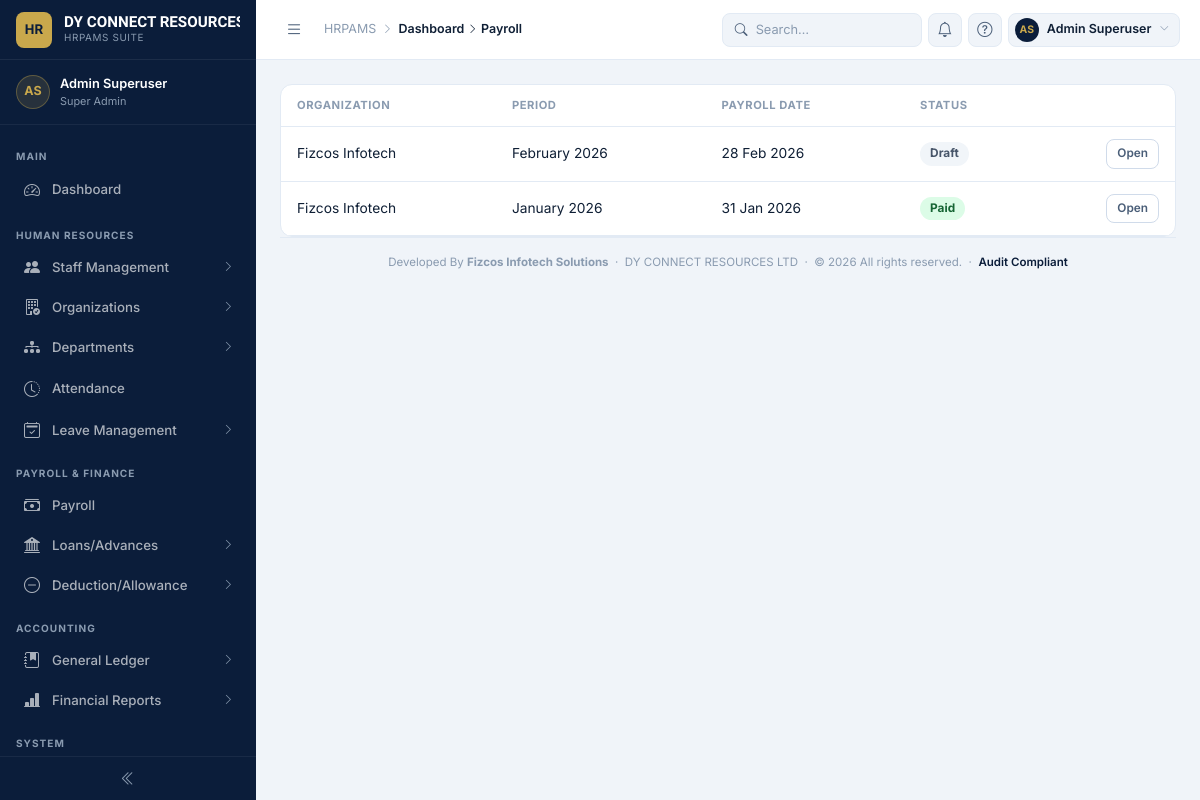
The page /payroll/periods/ (signed in) on the database its author committed.
### dashboard/models.py (models this page shows, shortened)
class CorporateIdentity(models.Model):
    name = models.CharField(
        max_length=100,
        help_text="Official company / subsidiary name printed on documents.",
    )
    identity_label = models.CharField(
        max_length=60,
        blank=True,
        help_text=(
            "Short internal label to distinguish identities. "
            "e.g. 'Head Office', 'Lagos Branch', 'Abuja Subsidiary'."
        ),
    )
    is_default = models.BooleanField(
        default=False,
        help_text=(
            "The default identity is used when no branch-specific "
            "identity is mapped. Exactly one record should be default."
        ),
    )
    address = models.CharField(
        max_length=200,
        help_text="Street address line 1 (printed on documents).",
    )
    address_line_2 = models.CharField(
        max_length=200,
        blank=True,
        help_text="City, State, Country — printed below address line 1.",
    )
    phone = models.CharField(
        max_length=20,
        help_text="Primary phone number.",
    )
    phone_2 = models.CharField(
        max_length=20,
        blank=True,
        help_text="Secondary / WhatsApp number (optional).",
    )
    email = models.EmailField(
        blank=True,
        help_text="Official email address printed on documents.",
    )
    website = models.URLField(
        blank=True,
        help_text="Company website URL (optional).",
    )
    rc_number = models.CharField(
        max_length=30,
        blank=True,
        verbose_name="RC / TIN Number",
        help_text="CAC Registration or Tax Identification Number (optional).",
    )
    logo = models.ImageField(
        upload_to="corporate/logos/",
        blank=True,
        null=True,
        help_text=(
            "Company logo. Recommended: transparent PNG, max 300×300 px. "
            "Displayed on ID cards, payslips, and letterheads."
        ),
    )
    signature = models.ImageField(
        upload_to="corporate/signatures/",
        blank=True,
        null=True,
        help_text=(
            "Authorised signatory image. Recommended: transparent PNG. "
            "Printed at the bottom of payslips and official letters."
        ),
    )
    signatory_name = models.CharField(
        max_length=150,
        blank=True,
        help_text="Full name of the person whose signature appears on documents.",
    )
    signatory_title = models.CharField(
        max_length=100,
        blank=True,
        help_text="Title of the signatory, e.g. 'Managing Director'.",
    )
    primary_colour = models.CharField(
        max_length=7,
        default="#0B1D3A",
        help_text="Primary brand colour (hex, e.g. #0B1D3A). Used on ID cards.",
    )
    accent_colour = models.CharField(
        max_length=7,
        default="#C9A84C",
        help_text="Accent / secondary colour (hex, e.g. #C9A84C).",
    )
    slug = models.SlugField(
        max_length=110,
        unique=True,
        blank=True,
    )
    created_at = models.DateTimeField(auto_now_add=True)
    updated_at = models.DateTimeField(auto_now=True)
    class Meta:
        verbose_name = "Corporate Identity"
        verbose_name_plural = "Corporate Identities"
        ordering = ["-is_default", "name"]
    @classmethod
    def get_default(cls) -> "CorporateIdentity | None":
        return (
            cls.objects.filter(is_default=True).first()
            or cls.objects.first()
        )

### payroll/models/payroll_period.py (models this page shows, shortened)
class PayrollPeriod(models.Model):
    uuid = models.UUIDField(
        default=uuid.uuid4,
        editable=False,
        unique=True,
    )
    company = models.ForeignKey(
        Company,
        on_delete=models.PROTECT,
        related_name="payroll_periods",
        help_text="Payroll batch for this company.",
    )
    month = models.PositiveSmallIntegerField(
        choices=PayrollMonth.choices,
    )
    year = models.PositiveIntegerField()
    status = models.CharField(
        max_length=20,
        choices=PayrollStatus.choices,
        default=PayrollStatus.DRAFT,
    )
    payroll_date = models.DateField(
        help_text="Official payroll date."
    )
    opened_at = models.DateTimeField(
        auto_now_add=True,
    )
    approved_at = models.DateTimeField(
        blank=True,
        null=True,
    )
    paid_at = models.DateTimeField(
        blank=True,
        null=True,
    )
    locked_at = models.DateTimeField(
        blank=True,
        null=True,
    )
    generated_by = models.ForeignKey(
        User,
        on_delete=models.SET_NULL,
        null=True,
        blank=True,
        related_name="generated_payroll_periods",
    )
    approved_by = models.ForeignKey(
        User,
        on_delete=models.SET_NULL,
        null=True,
        blank=True,
        related_name="approved_payroll_periods",
    )
    locked_by = models.ForeignKey(
        User,
        on_delete=models.SET_NULL,
        null=True,
        blank=True,
        related_name="locked_payroll_periods",
    )
    remarks = models.TextField(
        blank=True,
    )
    created_at = models.DateTimeField(
        auto_now_add=True,
    )
    updated_at = models.DateTimeField(
        auto_now=True,
    )
    is_active = models.BooleanField(
        default=True,
    )
    class Meta:
        ordering = (
            "-year",
            "-month",
        )
        verbose_name = "Payroll Period"
        verbose_name_plural = "Payroll Periods"
        constraints = [
            models.UniqueConstraint(
                fields=[
                    "company",
                    "month",
                    "year",
                ],
                name="unique_company_payroll_period",
            )
        ]
        indexes = [
            models.Index(fields=["company"]),
            models.Index(fields=["month"]),
            models.Index(fields=["year"]),
            models.Index(fields=["status"]),
        ]
    @property
    def period_name(self):
        return f"{self.get_month_display()} {self.year}"

### organization/models.py (models this page shows, shortened)
class Company(AuditableModel):
    name = models.CharField(max_length=100, unique=True)
    code = models.CharField(
        max_length=20,
        unique=True,
        db_index=True,
        blank=True,
        help_text="Automatically generated if left blank (e.g. ORG0001).",
    )
    industry = models.CharField(max_length=100, blank=True)
    description = models.TextField(max_length=200, blank=True)
    address = models.CharField(
        max_length=255,
        blank=True,
        help_text="Physical address — shown as a staff member's deployment location.",
    )
    contact_person = models.CharField(max_length=150, blank=True)
    phone = models.CharField(max_length=20, blank=True)
    email = models.EmailField(blank=True)
    contract_start_date = models.DateField(null=True, blank=True)
    contract_end_date = models.DateField(null=True, blank=True)
    status = models.CharField(
        max_length=20,
        choices=OrganizationStatus.choices,
        default=OrganizationStatus.ACTIVE,
    )
    logo = models.ImageField(
        upload_to=company_logo_upload_path,
        blank=True,
        null=True,
        validators=[
            FileExtensionValidator(IMAGE_EXTENSIONS),
            validate_file_size,
        ],
        help_text="Displayed on printable reports and client-facing pages.",
    )
    notes = models.TextField(blank=True)
    slug = models.SlugField(null=True, blank=True, help_text="Do not enter anything here")
    class Meta:
        verbose_name = "Organization"
        verbose_name_plural = "Organizations"

### payroll/views.py (the view)
# urls.py: path("periods/", views.PayrollPeriodListView.as_view(), name="period-list"),
class PayrollPeriodListView(LoginRequiredMixin, PermissionRequiredMixin, ListView):
    model = PayrollPeriod
    template_name = "payroll/payroll_period_list.html"
    context_object_name = "periods"
    paginate_by = 20
    permission_required = "payroll.view_payrollperiod"
    def get_queryset(self):
        return PayrollPeriod.objects.select_related("company").order_by("-year", "-month")

### dashboard/context_processors.py (called while the page is built)
def corporate_identity(request):
    try:
        identity = CorporateIdentity.get_default()
    except Exception as exc:
        logger.warning(
            "Unable to load Corporate Identity: %s",
            exc,
        )
        identity = None
    return {
        "corporate_info": identity,
    }

### payroll/templates/payroll/payroll_period_list.html (shortened to what this page needs)
{% extends "dashboard/base.html" %}
{% load static %}
{% block breadcrumb %}
  <a href="{% url 'dashboard:app-home' %}" style="color:inherit">Dashboard</a>
  <i class="bi bi-chevron-right"></i>
  <span class="bc-current">Payroll</span>
{% endblock %}
{% block content %}
<div class="card">
  <div class="table-responsive">
    <table class="pp-table">
      <thead>
        <tr>
          <th>Organization</th><th>Period</th><th>Payroll Date</th><th>Status</th><th></th>
        </tr>
      </thead>
      <tbody>
        {% for period in periods %}
        <tr>
          <td>{{ period.company.name }}</td>
          <td>{{ period.period_name }}</td>
          <td>{{ period.payroll_date|date:"d M Y" }}</td>
          <td><span class="status-pill status-{{ period.status|cut:' ' }}">{{ period.status }}</span></td>
          <td style="text-align:right">
            <a href="{% url 'payroll:period-detail' period.pk %}" class="btn btn-outline btn-sm">Open</a>
          </td>
        </tr>
        {% empty %}
        <tr><td colspan="5" style="text-align:center;padding:32px;color:var(--text-muted)">No payroll periods yet.</td></tr>
        {% endfor %}
      </tbody>
    </table>
  </div>
</div>
{% endblock %}

### dashboard/templates/dashboard/base.html (shortened to what this page needs)
{% load static %}
<!DOCTYPE html>
<html lang="en">
<head>
  <link href="https://cdn.jsdelivr.net/npm/bootstrap-icons@1.11.3/font/bootstrap-icons.css" rel="stylesheet" />
  <link rel="stylesheet" href="{% static 'dashboard/css/hrpams.css' %}" />
</head>
<body>
<div class="app-shell">
  <aside class="sidebar" id="sidebar">
    <div class="sb-brand">
      <div class="sb-brand-icon">HR</div>
      <div class="sb-brand-text">
        <div class="name"> {{ corporate_info.name }}</div>
        <div class="sub">HRPAMS Suite </div>
      </div>
    </div>
    <div class="sb-user">
      <div class="sb-avatar">
        {{ request.user.first_name|first|upper }}{{ request.user.last_name|first|upper }}
      </div>
      <div class="sb-user-info">
        <div class="uname">{{ request.user.get_full_name|default:request.user.username }}</div>
        <div class="urole">
          {% if request.user.is_superuser %}Super Admin
          {% elif request.user.is_staff %}Staff
          {% else %}User{% endif %}
        </div>
      </div>
    </div>
    <nav class="sb-nav">
      <div class="sb-group">Main</div>
      <a href="{% url 'dashboard:app-home' %}" class="sb-item {% block nav_dashboard %}{% endblock %}">
        <i class="bi bi-speedometer2 sb-icon"></i>
        <span class="sb-label">Dashboard</span>
      </a>
      <div class="sb-group">Human Resources</div>
      <button class="sb-item {% block nav_staff_open %}{% endblock %}" onclick="toggleSub(this,'sub-staff')">
        <i class="bi bi-people-fill sb-icon"></i>
        <span class="sb-label">Staff Management</span>
        <i class="bi bi-chevron-right sb-arrow"></i>
      </button>
      <button class="sb-item {% block nav_org_open %}{% endblock %}" onclick="toggleSub(this,'sub-org')">
        <i class="bi bi-building-check sb-icon"></i>
        <span class="sb-label">Organizations</span>
        <i class="bi bi-chevron-right sb-arrow"></i>
      </button>
      <button class="sb-item {% block nav_dept_open %}{% endblock %}" onclick="toggleSub(this,'sub-dept')">
        <i class="bi bi-diagram-3-fill sb-icon"></i>
        <span class="sb-label">Departments</span>
        <i class="bi bi-chevron-right sb-arrow"></i>
      </button>
      <a href="#" class="sb-item {% block nav_attendance %}{% endblock %}">
        <i class="bi bi-clock-history sb-icon"></i>
        <span class="sb-label">Attendance</span>
      </a>
      <button class="sb-item {% block nav_leave_open %}{% endblock %}" onclick="toggleSub(this,'sub-leave')">
        <i class="bi bi-calendar2-check sb-icon"></i>
        <span class="sb-label">Leave Management</span>
        <i class="bi bi-chevron-right sb-arrow"></i>
      </button>
      <div class="sb-group">Payroll &amp; Finance</div>
      <button class="sb-item {% block nav_payroll_open %}{% endblock %}" onclick="toggleSub(this,'sub-payroll')">
        <i class="bi bi-cash-stack sb-icon"></i>
        <span class="sb-label">Payroll</span>
      </button>
      <button class="sb-item {% block nav_loans_open %}{% endblock %}" onclick="toggleSub(this,'sub-loans')">
        <i class="bi bi-bank2 sb-icon"></i>
        <span class="sb-label">Loans/Advances</span>
        <i class="bi bi-chevron-right sb-arrow"></i>
      </button>
      <button class="sb-item {% block nav_deductions_open %}{% endblock %}" onclick="toggleSub(this,'sub-deductions')">
        <i class="bi bi-dash-circle sb-icon"></i>
        <span class="sb-label">Deduction/Allowance</span>
        <i class="bi bi-chevron-right sb-arrow"></i>
      </button>
      <div class="sb-group">Accounting</div>
      <button class="sb-item {% block nav_gl_open %}{% endblock %}" onclick="toggleSub(this,'sub-acct')">
        <i class="bi bi-journal-bookmark-fill sb-icon"></i>
        <span class="sb-label">General Ledger</span>
        <i class="bi bi-chevron-right sb-arrow"></i>
      </button>
      <button class="sb-item {% block nav_reports_open %}{% endblock %}" onclick="toggleSub(this,'sub-reports-acct')">
        <i class="bi bi-bar-chart-line-fill sb-icon"></i>
        <span class="sb-label">Financial Reports</span>
        <i class="bi bi-chevron-right sb-arrow"></i>
      </button>
      <div class="sb-group">System</div>
    </nav>
    <button class="sb-collapse-btn" id="collapseBtn" title="Collapse sidebar">
      <i class="bi bi-chevron-double-left" id="collapseIcon"></i>
    </button>
  </aside>
  <div class="main-area">
    <header class="topbar">
      <button class="topbar-hamburger" id="hamburgerBtn" title="Toggle sidebar">
        <i class="bi bi-list" id="hamburgerIcon"></i>
      </button>
      <div class="topbar-breadcrumb">
        <span>HRPAMS</span>
        <i class="bi bi-chevron-right"></i>
        <span class="page" id="breadcrumb">{% block breadcrumb %}Dashboard{% endblock %}</span>
      </div>
      <div class="topbar-actions">
        <div class="tb-search">
          <i class="bi bi-search"></i>
          <input type="text" placeholder="Search…" />
        </div>
        <button class="tb-icon-btn" id="notifBtn" title="Notifications">
          <i class="bi bi-bell"></i>
        </button>
        <button class="tb-icon-btn" title="Help">
          <i class="bi bi-question-circle"></i>
        </button>
        <div class="tb-user" id="userMenuBtn">
          <div class="tb-user-avatar">
            {{ request.user.first_name|first|upper }}{{ request.user.last_name|first|upper }}
          </div>
          <span class="tb-user-name">{{ request.user.get_full_name|default:request.user.username }}</span>
          <i class="bi bi-chevron-down tb-user-chevron"></i>
        </div>
      </div>
    </header>
    <main class="page-content">
      {% block content %}{% endblock %}
      <div style="text-align:center;padding:16px 0 8px;font-size:.72rem;color:var(--text-muted);border-top:1px solid var(--border)">
        Developed By <a href="https://fizcos.com"><strong>Fizcos Infotech Solutions</strong></a> &nbsp;·&nbsp; {{ corporate_info.name }} &nbsp;·&nbsp;
        &copy; {% now "Y" %}  All rights reserved. &nbsp;·&nbsp;
        <span style="color:var(--navy);font-weight:600">Audit Compliant</span>
      </div>
    </main>
  </div>
</div>
</body>
</html>

### payroll/templates/payroll/payroll_period_list.html (style rules this page uses)
.pp-table { width: 100%; border-collapse: collapse; font-size: .86rem; }
.pp-table thead th { text-align: left; font-size: .7rem; font-weight: 700; text-transform: uppercase; letter-spacing: .05em; color: var(--text-muted); padding: 12px 16px; border-bottom: 1px solid var(--border); }
.pp-table tbody td { padding: 12px 16px; border-bottom: 1px solid var(--border); }
.status-pill { display: inline-block; padding: 3px 10px; border-radius: 999px; font-size: .74rem; font-weight: 700; }
.status-Draft { background: #F1F5F9; color: #475569; }
.status-Paid { background: #DCFCE7; color: #166534; }

### rows shown on the page
CorporateIdentity: name "DY CONNECT…", name "DY CONNECT RESOURCES LTD"
PayrollPeriod: company.name "Fizcos Infotech", period_name "February 2026", payroll_date "28 Feb 2026", status "Draft"
PayrollPeriod: company.name "Fizcos Infotech", period_name "January 2026", payroll_date "31 Jan 2026", status "Paid"

### other values the page prints
{{ request.user.first_name|first|upper }} "A"
{{ request.user.last_name|first|upper }} "S"
{{ request.user.get_full_name|default:request.user.username }} "Admin Superuser"
